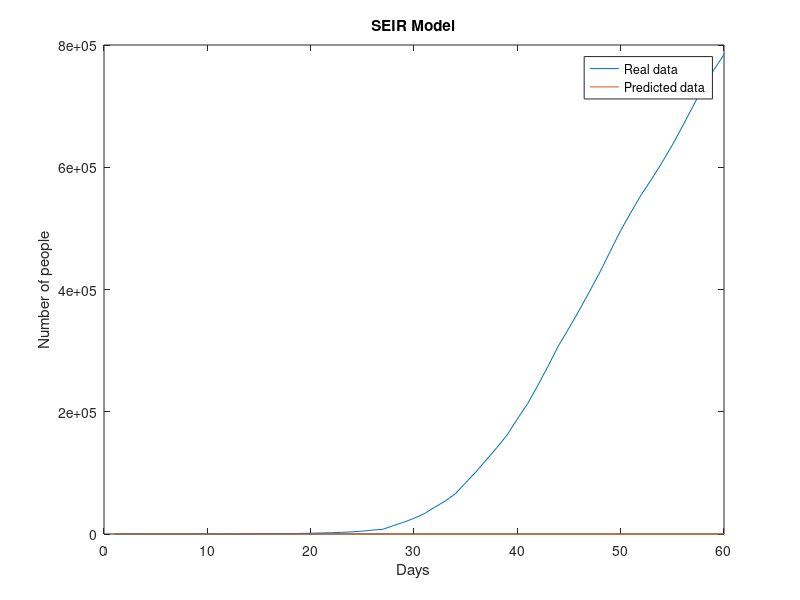

The MATLAB source for this figure:


%C is the real data, please reset it.
C=[15 15 15 51 51 57 58 60 68 74 98 118 149 217 262 402 518 583 959 1281 1663 2179 2727 3499 4632 6421 7783 13747 19273 25600 33276 43843 53736 65778 83836 101657 121465 140909 161831 188172 213242 243622 275367 308650 336802 366317 397121 428654 462780 496535 526396 555313 580619 607670 636350 667592 699706 732197 758809 784326];

k=length(C)%the length of the data

T = 1:k;   

plot(T,C);%draw the picture of the real data
hold on

%please reset the parameter.

E = 0;         %exposed persons                                          
I = 1;   %the number of infected person
S = 1.680782364879681e+06;  %Susecptible persons 
N = S+I; %Total population
R = 0;  %recovered persons 
     
beta = 0.358104550138834;%contact rate by an infected people at a point in time
alpha = 0.999952070203294;  %rate of conversion from exposed to infected
gamma = 0.494767599018241;  %recovery rate

T = 1:k;   %day
for idx = 1:length(T)
    C(1)=1; 
    S(idx+1) = S(idx) - beta*S(idx)*I(idx)/N;  %SEIR model to calculate S E I R
    E(idx+1) = E(idx) + beta*S(idx)*I(idx)/N-alpha*E(idx);
    I(idx+1) = I(idx) + alpha*E(idx) - gamma*I(idx);
    R(idx+1) = R(idx) + gamma*I(idx);
    C(idx)=I(idx)+R(idx); % confirmed case number 
end

%draw the picture of predicted data
plot(T,C)
xlabel('Days');ylabel('Number of people')
legend('Real data','Predicted data')
title('SEIR Model')